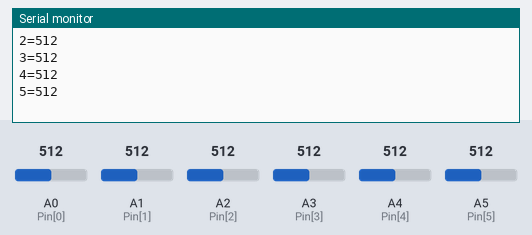
Bench run of a sketch on a simulated Arduino Uno, built with avr-gcc and run on an emulated ATmega328P. Shown: the last lines printed to the serial monitor. The test bench sets the inputs (shaded band); at power-on: A0 (Pin[0]) = 512, A1 (Pin[1]) = 512, A2 (Pin[2]) = 512, A3 (Pin[3]) = 512, A4 (Pin[4]) = 512, A5 (Pin[5]) = 512.

Above: at 3.8 s.
3.9 s: A0 (Pin[0]) set to 716
7.8 s: A1 (Pin[1]) set to 716
11.7 s: A2 (Pin[2]) set to 716
15.6 s: A3 (Pin[3]) set to 716
19.5 s: A4 (Pin[4]) set to 716
At 22.4 s:
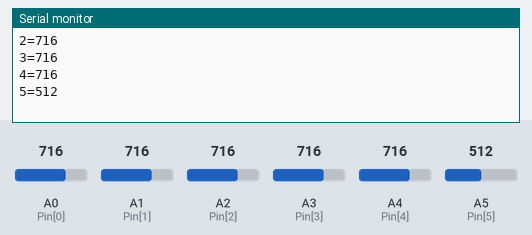
23.4 s: A5 (Pin[5]) set to 716
At 24.7 s:
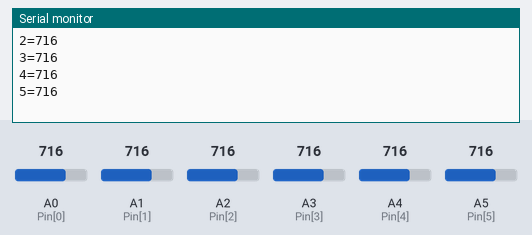
Timing chart, 0 to 26.4 s (numbered marks = the images above; inputs shaded):
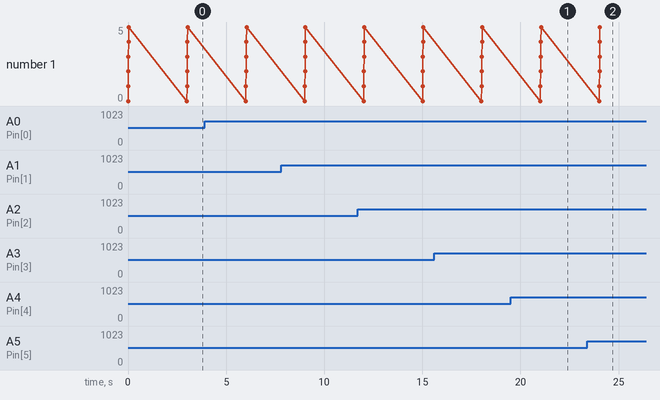

Measured:
- after the input at 19.5 s, the serial monitor: prints a new line after 1.5 s (image 1)
- after the input at 23.4 s, the serial monitor: prints a new line after 0.65 s (image 2)

The sketch:

IRtest.ino
```cpp
/*
IRtest
Author: ChiangHaoWei
Date: 2020/04/09
*/
#include <SoftwareSerial.h>
void setup() {
  // put your setup code here, to run once:
  Serial.begin(9600);
}

void loop() {
  // put your main code here, to run repeatedly:
  byte Pin[6] = {A0, A1, A2, A3, A4, A5};
  for (int i = 0; i < 6; i++){
    int val = analogRead(Pin[i]);
    Serial.print(i);
    Serial.print("=");
    Serial.println(val);
  }
  Serial.println(" ");
  delay(3000);
}
```
